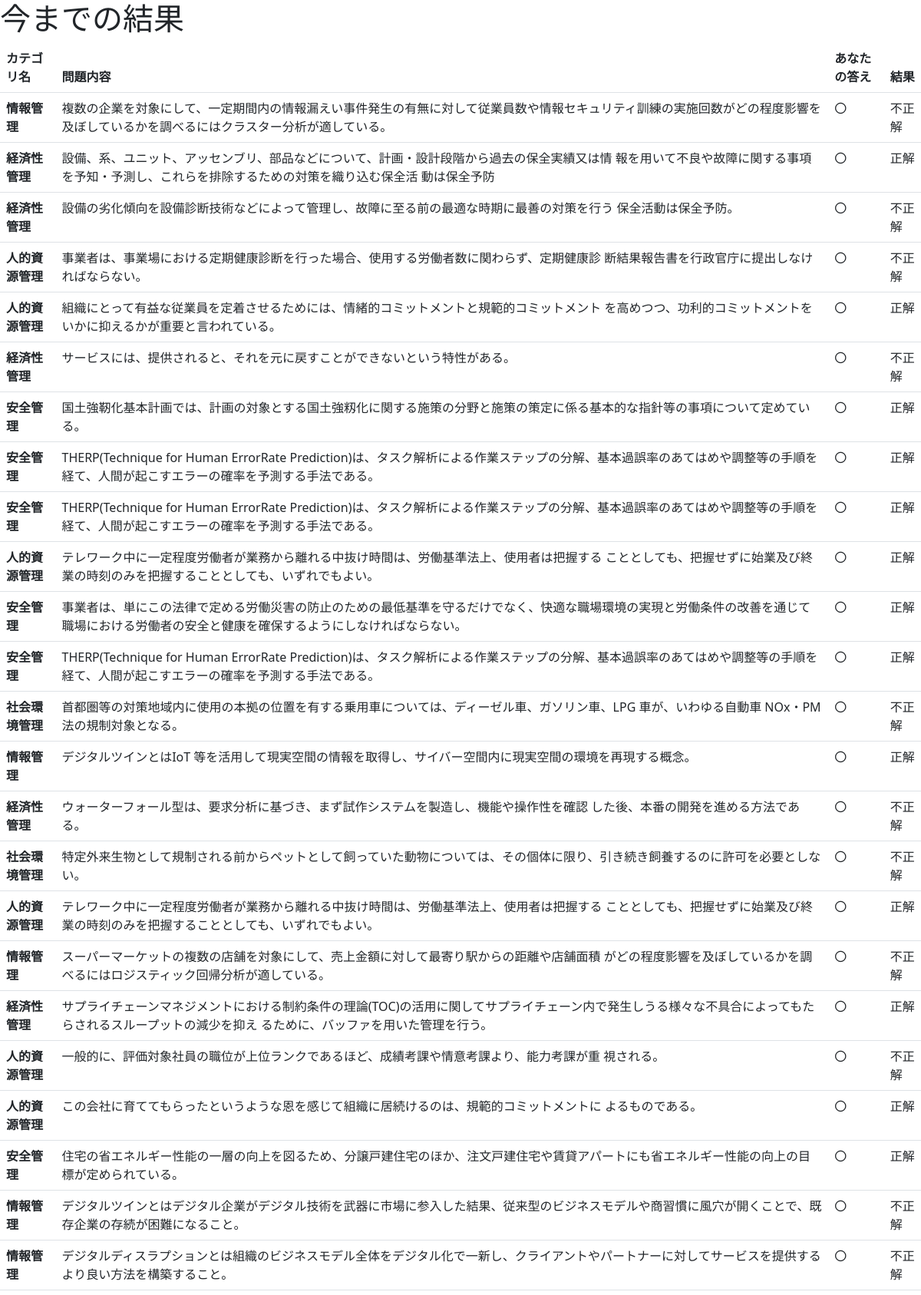
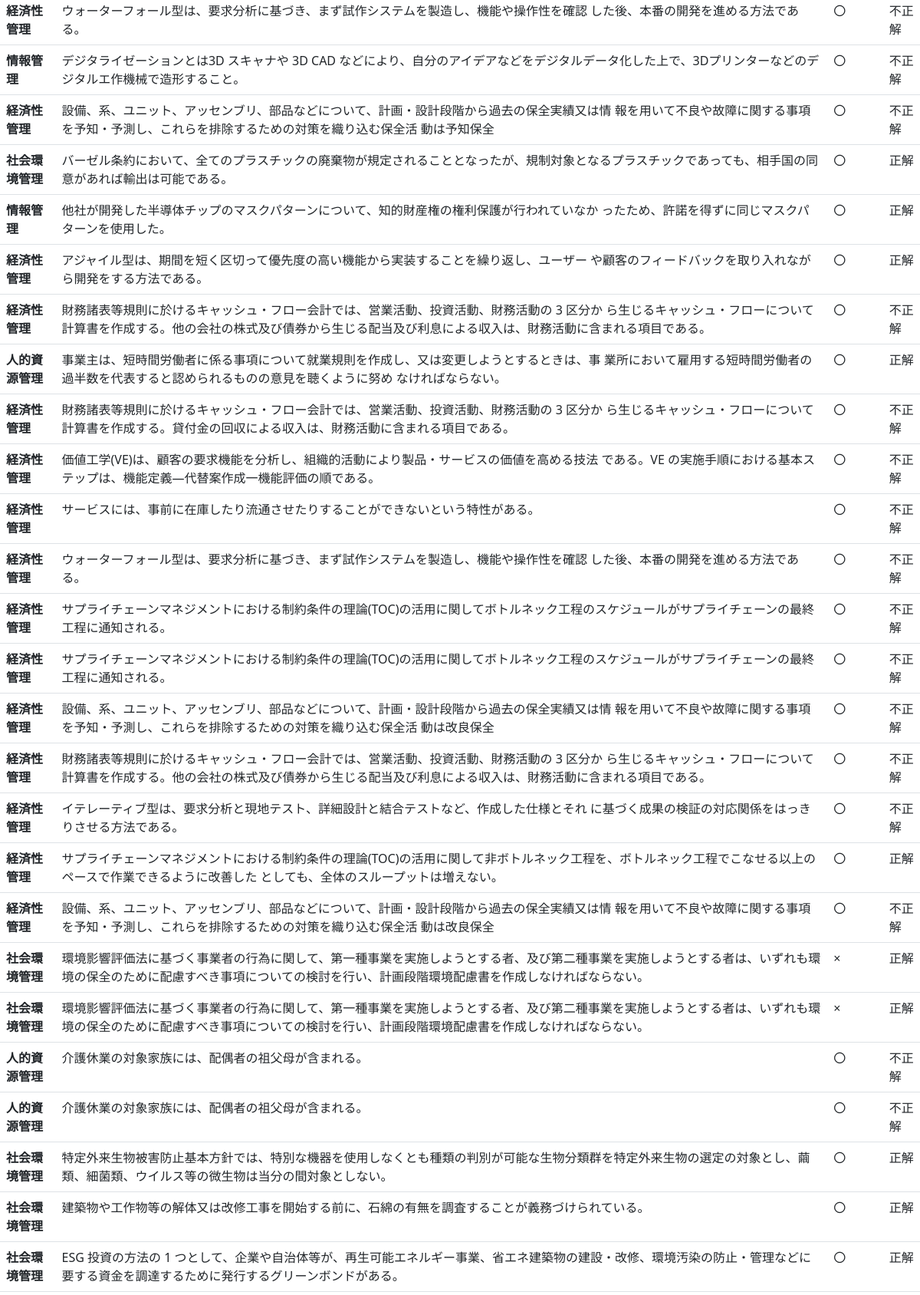
/result_all/3 (signed in, upper part), run on the app's committed database (2 pictures, top to bottom).
### database.py (models this page shows)
class BaseModel(UserMixin,Model):
    created_at = DateTimeField(default=datetime.datetime.now)
    updated_at = DateTimeField(default=datetime.datetime.now)
    deleted_at = DateTimeField(default=datetime.datetime.now)
    class Meta:
        abstract = True

class MainCategory(BaseModel):
    name = CharField()
    class Meta:
        database = db

class Question(BaseModel):
    year = IntegerField()
    main_category_id = ForeignKeyField(MainCategory)
    content = CharField()
    answer_id = ForeignKeyField(Answer)
    class Meta:
        database = db

### app.py (the view)
@app.route("/result_all/<id>")
@login_required
def result_all(id):
    if int(id) == current_user.id:
        datas = Result.select().where(Result.user_id == int(id))
        questions = []
        categorys = []
        number = len(datas)
        for data in datas:
            question = Question.get(Question.id == data.question_id)
            questions.append(question)
        for question in questions:
            category = MainCategory.get(MainCategory.id == question.main_category_id)
            categorys.append(category)
    else:
        return redirect(url_for("select-main-category"))
    return render_template("/result_all.html",datas = datas,questions = questions,number = number,categorys = categorys)

### app.py (called while the page is built)
@login_manager.user_loader
def load_user(user_id):
    return User.get(User.id == int(user_id))

### templates/result_all.html (shortened to what this page needs)
<!DOCTYPE html>
<html lang="en">
<head>
    <link href="https://cdn.jsdelivr.net/npm/bootstrap@5.3.0/dist/css/bootstrap.min.css" rel="stylesheet"
>
</head>
<body>
    <h1>今までの結果</h1>
    <table class="table">
        <thead>
          <tr>
            <th scope="col">カテゴリ名</th>
            <th scope="col">問題内容</th>
            <th scope="col">あなたの答え</th>
            <th scope="col">結果</th>
          </tr>
        </thead>
        <tbody>
            {% for i in range( number ) %}
            <tr>
                <th scope="row">{{ categorys[i].name }}</th>
                    <td>{{ questions[i].content }}</td>
                    {% if datas[i].my_answer == "True": %}
                        <td>〇</td>
                    {% else: %}
                        <td>×</td>
                    {% endif %}
                    {% if datas[i].result == "True": %}
                        <td>正解</td>
                    {% else: %}
                        <td>不正解</td>
                    {% endif %}
            </tr>
            {% endfor %}
        </tbody>
      </table>
</body>
</html>

### data on the page
MainCategory: name "情報管理" "情報管理" "情報管理" "情報管理" "情報管理" "情報管理" "情報管理"
Question: content "複数の企業を対象にして、一定期間内の情報漏えい事件発生の有無に対して従業員数や情報セキュリティ訓練の実施回数がどの程度影響を及ぼしているかを調べるにはクラスター分析が適している。"
MainCategory: name "経済性管理" "経済性管理" "経済性管理" "経済性管理" "経済性管理" "経済性管理" "経済性管理" "経済性管理" "経済性管理" "経済性管理" "経済性管理" "経済性管理" "経済性管理" "経済性管理" "経済性管理" "経済性管理" "経済性管理" "経済性管理" "経済性管理" "経済性管理"
Question: content "設備、系、ユニット、アッセンブリ、部品などについて、計画・設計段階から過去の保全実績又は情 報を用いて不良や故障に関する事項を予知・予測し、これらを排除するための対策を織り込む保全活 動は保全予防"
Question: content "設備の劣化傾向を設備診断技術などによって管理し、故障に至る前の最適な時期に最善の対策を行う 保全活動は保全予防。"
MainCategory: name "人的資源管理" "人的資源管理" "人的資源管理" "人的資源管理" "人的資源管理" "人的資源管理" "人的資源管理" "人的資源管理" "人的資源管理"
Question: content "事業者は、事業場における定期健康診断を行った場合、使用する労働者数に関わらず、定期健康診 断結果報告書を行政官庁に提出しなければならない。"
Question: content "組織にとって有益な従業員を定着させるためには、情緒的コミットメントと規範的コミットメント を高めつつ、功利的コミットメントをいかに抑えるかが重要と言われている。"
Question: content "サービスには、提供されると、それを元に戻すことができないという特性がある。"
MainCategory: name "安全管理" "安全管理" "安全管理" "安全管理" "安全管理" "安全管理"
Question: content "国土強靭化基本計画では、計画の対象とする国土強籾化に関する施策の分野と施策の策定に係る基本的な指針等の事項について定めている。"
Question: content "THERP(Technique for Human ErrorRate Prediction)は、タスク解析による作業ステップの分解、基本過誤率のあてはめや調整等の手順を経て、人間が起こすエラーの確率を予測する手法である。" "THERP(Technique for Human ErrorRate Prediction)は、タスク解析による作業ステップの分解、基本過誤率のあてはめや調整等の手順を経て、人間が起こすエラーの確率を予測する手法である。" "THERP(Technique for Human ErrorRate Prediction)は、タスク解析による作業ステップの分解、基本過誤率のあてはめや調整等の手順を経て、人間が起こすエラーの確率を予測する手法である。"
Question: content "テレワーク中に一定程度労働者が業務から離れる中抜け時間は、労働基準法上、使用者は把握する こととしても、把握せずに始業及び終業の時刻のみを把握することとしても、いずれでもよい。" "テレワーク中に一定程度労働者が業務から離れる中抜け時間は、労働基準法上、使用者は把握する こととしても、把握せずに始業及び終業の時刻のみを把握することとしても、いずれでもよい。"
Question: content "事業者は、単にこの法律で定める労働災害の防止のための最低基準を守るだけでなく、快適な職場環境の実現と労働条件の改善を通じて職場における労働者の安全と健康を確保するようにしなければならない。"
MainCategory: name "社会環境管理" "社会環境管理" "社会環境管理" "社会環境管理" "社会環境管理" "社会環境管理" "社会環境管理" "社会環境管理"
Question: content "首都圏等の対策地域内に使用の本拠の位置を有する乗用車については、ディーゼル車、ガソリン車、LPG 車が、いわゆる自動車 NOx・PM 法の規制対象となる。"
Question: content "デジタルツインとはIoT 等を活用して現実空間の情報を取得し、サイバー空間内に現実空間の環境を再現する概念。"
Question: content "ウォーターフォール型は、要求分析に基づき、まず試作システムを製造し、機能や操作性を確認 した後、本番の開発を進める方法である。" "ウォーターフォール型は、要求分析に基づき、まず試作システムを製造し、機能や操作性を確認 した後、本番の開発を進める方法である。" "ウォーターフォール型は、要求分析に基づき、まず試作システムを製造し、機能や操作性を確認 した後、本番の開発を進める方法である。"
Question: content "特定外来生物として規制される前からペットとして飼っていた動物については、その個体に限り、引き続き飼養するのに許可を必要としない。"
Question: content "スーパーマーケットの複数の店舗を対象にして、売上金額に対して最寄り駅からの距離や店舗面積 がどの程度影響を及ぼしているかを調べるにはロジスティック回帰分析が適している。"
Question: content "サプライチェーンマネジメントにおける制約条件の理論(TOC)の活用に関してサプライチェーン内で発生しうる様々な不具合によってもたらされるスループットの減少を抑え るために、バッファを用いた管理を行う。"
Question: content "一般的に、評価対象社員の職位が上位ランクであるほど、成績考課や情意考課より、能力考課が重 視される。"
Question: content "この会社に育ててもらったというような恩を感じて組織に居続けるのは、規範的コミットメントに よるものである。"
Question: content "住宅の省エネルギー性能の一層の向上を図るため、分譲戸建住宅のほか、注文戸建住宅や賃貸アパートにも省エネルギー性能の向上の目標が定められている。"
Question: content "デジタルツインとはデジタル企業がデジタル技術を武器に市場に参入した結果、従来型のビジネスモデルや商習慣に風穴が開くことで、既存企業の存続が困難になること。"
Question: content "デジタルディスラプションとは組織のビジネスモデル全体をデジタル化で一新し、クライアントやパートナーに対してサービスを提供するより良い方法を構築すること。"
Question: content "デジタライゼーションとは3D スキャナや 3D CAD などにより、自分のアイデアなどをデジタルデータ化した上で、3Dプリンターなどのデジタルエ作機械で造形すること。"
Question: content "設備、系、ユニット、アッセンブリ、部品などについて、計画・設計段階から過去の保全実績又は情 報を用いて不良や故障に関する事項を予知・予測し、これらを排除するための対策を織り込む保全活 動は予知保全"
Question: content "バーゼル条約において、全てのプラスチックの廃棄物が規定されることとなったが、規制対象となるプラスチックであっても、相手国の同意があれば輸出は可能である。"
Question: content "他社が開発した半導体チップのマスクパターンについて、知的財産権の権利保護が行われていなか ったため、許諾を得ずに同じマスクパターンを使用した。"
Question: content "アジャイル型は、期間を短く区切って優先度の高い機能から実装することを繰り返し、ユーザー や顧客のフィードバックを取り入れながら開発をする方法である。"
Question: content "財務諸表等規則に於けるキャッシュ・フロー会計では、営業活動、投資活動、財務活動の 3 区分か ら生じるキャッシュ・フローについて計算書を作成する。他の会社の株式及び債券から生じる配当及び利息による収入は、財務活動に含まれる項目である。" "財務諸表等規則に於けるキャッシュ・フロー会計では、営業活動、投資活動、財務活動の 3 区分か ら生じるキャッシュ・フローについて計算書を作成する。他の会社の株式及び債券から生じる配当及び利息による収入は、財務活動に含まれる項目である。"
Question: content "事業主は、短時間労働者に係る事項について就業規則を作成し、又は変更しようとするときは、事 業所において雇用する短時間労働者の過半数を代表すると認められるものの意見を聴くように努め なければならない。"
Question: content "財務諸表等規則に於けるキャッシュ・フロー会計では、営業活動、投資活動、財務活動の 3 区分か ら生じるキャッシュ・フローについて計算書を作成する。貸付金の回収による収入は、財務活動に含まれる項目である。"
Question: content "価値工学(VE)は、顧客の要求機能を分析し、組織的活動により製品・サービスの価値を高める技法 である。VE の実施手順における基本ステップは、機能定義—代替案作成一機能評価の順である。"
Question: content "サービスには、事前に在庫したり流通させたりすることができないという特性がある。"
Question: content "サプライチェーンマネジメントにおける制約条件の理論(TOC)の活用に関してボトルネック工程のスケジュールがサプライチェーンの最終工程に通知される。" "サプライチェーンマネジメントにおける制約条件の理論(TOC)の活用に関してボトルネック工程のスケジュールがサプライチェーンの最終工程に通知される。"
Question: content "設備、系、ユニット、アッセンブリ、部品などについて、計画・設計段階から過去の保全実績又は情 報を用いて不良や故障に関する事項を予知・予測し、これらを排除するための対策を織り込む保全活 動は改良保全" "設備、系、ユニット、アッセンブリ、部品などについて、計画・設計段階から過去の保全実績又は情 報を用いて不良や故障に関する事項を予知・予測し、これらを排除するための対策を織り込む保全活 動は改良保全"
Question: content "イテレーティブ型は、要求分析と現地テスト、詳細設計と結合テストなど、作成した仕様とそれ に基づく成果の検証の対応関係をはっきりさせる方法である。"
Question: content "サプライチェーンマネジメントにおける制約条件の理論(TOC)の活用に関して非ボトルネック工程を、ボトルネック工程でこなせる以上のペースで作業できるように改善した としても、全体のスループットは増えない。"
Question: content "環境影響評価法に基づく事業者の行為に関して、第一種事業を実施しようとする者、及び第二種事業を実施しようとする者は、いずれも環境の保全のために配慮すべき事項についての検討を行い、計画段階環境配慮書を作成しなければならない。" "環境影響評価法に基づく事業者の行為に関して、第一種事業を実施しようとする者、及び第二種事業を実施しようとする者は、いずれも環境の保全のために配慮すべき事項についての検討を行い、計画段階環境配慮書を作成しなければならない。"
Question: content "介護休業の対象家族には、配偶者の祖父母が含まれる。" "介護休業の対象家族には、配偶者の祖父母が含まれる。"
Question: content "特定外来生物被害防止基本方針では、特別な機器を使用しなくとも種類の判別が可能な生物分類群を特定外来生物の選定の対象とし、繭類、細菌類、ウイルス等の微生物は当分の間対象としない。"
Question: content "建築物や工作物等の解体又は改修工事を開始する前に、石綿の有無を調査することが義務づけられている。"
Question: content "ESG 投資の方法の 1 つとして、企業や自治体等が、再生可能エネルギー事業、省エネ建築物の建設・改修、環境汚染の防止・管理などに要する資金を調達するために発行するグリーンボンドがある。"
